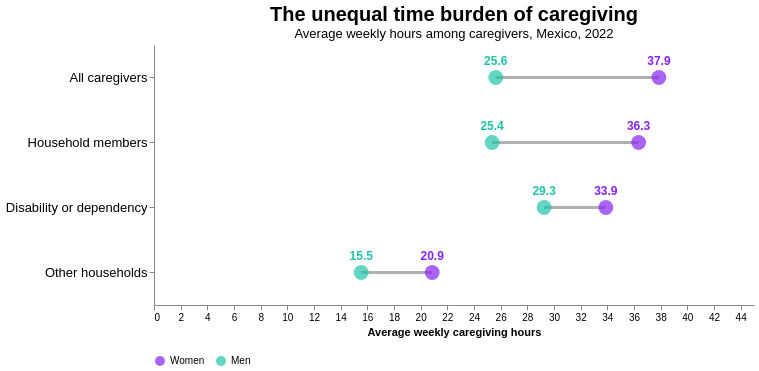

Notebook cell for this chart:
### Code cell
category_order = [
    "All caregivers",
    "Household members",
    "Disability or dependency",
    "Other households"
]

# Base chart
base = alt.Chart(care_long).encode(
    y=alt.Y(
        "category:N",
        sort=category_order,
        title=None,
        axis=alt.Axis(labelFontSize=13)
    ),
    x=alt.X(
        "hours:Q",
        title="Average weekly caregiving hours",
        scale=alt.Scale(domain=[0, 45]),
        axis=alt.Axis(grid=False)
    )
)

# Connecting lines
lines = (
    alt.Chart(care_hours)
    .mark_rule(color="#B0B0B0", strokeWidth=3)
    .encode(
        y=alt.Y("category:N", sort=category_order),
        x="men:Q",
        x2="women:Q"
    )
)

# Gender dots
dots = base.mark_circle(size=220).encode(
    color=alt.Color(
        "gender:N",
        scale=alt.Scale(
            domain=["Women", "Men"],
            range=["#8624f5", "#1fc3aa"]
        ),
        legend=alt.Legend(title=None, orient="bottom")
    ),
    tooltip=[
        "category:N",
        "gender:N",
        alt.Tooltip("hours:Q", title="Hours/week", format=".1f")
    ]
)

# Labels
labels = base.mark_text(
    dy=-17,
    fontSize=12,
    fontWeight="bold"
).encode(
    text=alt.Text("hours:Q", format=".1f"),
    color=alt.Color(
        "gender:N",
        scale=alt.Scale(
            domain=["Women", "Men"],
            range=["#8624f5", "#1fc3aa"]
        ),
        legend=None
    )
)

# Final chart
hours_chart = (
    (lines + dots + labels)
    .properties(
        width=600,
        height=260,
        title=alt.TitleParams(
            text="The unequal time burden of caregiving",
            subtitle="Average weekly hours among caregivers, Mexico, 2022",
            anchor="middle",
            fontSize=20,
            subtitleFontSize=13
        )
    )
    .configure_view(stroke=None)
)

hours_chart

### Figure 1 — Vega-Lite specification as saved in the notebook (floating-point values rounded to 4 significant figures)
{"config": {"view": {"continuousWidth": 300, "continuousHeight": 300, "stroke": null}}, "layer": [{"data": {"name": "data-cb48952eb91f08133ec03697e8517f9a"}, "mark": {"type": "rule", "color": "#B0B0B0", "strokeWidth": 3}, "encoding": {"x": {"field": "men", "type": "quantitative"}, "x2": {"field": "women"}, "y": {"field": "category", "sort": ["All caregivers", "Household members", "Disability or dependency", "Other households"], "type": "nominal"}}}, {"data": {"name": "data-016f7cbdadf388bbf79bf8ab87992a3c"}, "mark": {"type": "circle", "size": 220}, "encoding": {"color": {"field": "gender", "legend": {"orient": "bottom", "title": null}, "scale": {"domain": ["Women", "Men"], "range": ["#8624f5", "#1fc3aa"]}, "type": "nominal"}, "tooltip": [{"field": "category", "type": "nominal"}, {"field": "gender", "type": "nominal"}, {"field": "hours", "format": ".1f", "title": "Hours/week", "type": "quantitative"}], "x": {"axis": {"grid": false}, "field": "hours", "scale": {"domain": [0, 45]}, "title": "Average weekly caregiving hours", "type": "quantitative"}, "y": {"axis": {"labelFontSize": 13}, "field": "category", "sort": ["All caregivers", "Household members", "Disability or dependency", "Other households"], "title": null, "type": "nominal"}}}, {"data": {"name": "data-016f7cbdadf388bbf79bf8ab87992a3c"}, "mark": {"type": "text", "dy": -17, "fontSize": 12, "fontWeight": "bold"}, "encoding": {"color": {"field": "gender", "legend": null, "scale": {"domain": ["Women", "Men"], "range": ["#8624f5", "#1fc3aa"]}, "type": "nominal"}, "text": {"field": "hours", "format": ".1f", "type": "quantitative"}, "x": {"axis": {"grid": false}, "field": "hours", "scale": {"domain": [0, 45]}, "title": "Average weekly caregiving hours", "type": "quantitative"}, "y": {"axis": {"labelFontSize": 13}, "field": "category", "sort": ["All caregivers", "Household members", "Disability or dependency", "Other households"], "title": null, "type": "nominal"}}}], "height": 260, "title": {"text": "The unequal time burden of caregiving", "anchor": "middle", "fontSize": 20, "subtitle": "Average weekly hours among caregivers, Mexico, 2022", "subtitleFontSize": 13}, "width": 600, "$schema": "https://vega.github.io/schema/vega-lite/v6.4.1.json", "datasets": {"data-cb48952eb91f08133ec03697e8517f9a": [{"category": "All caregivers", "women": 37.87, "men": 25.63}, {"category": "Disability or dependency", "women": 33.89, "men": 29.26}, {"category": "Household members", "women": 36.35, "men": 25.36}, {"category": "Other households", "women": 20.86, "men": 15.54}], "data-016f7cbdadf388bbf79bf8ab87992a3c": [{"category": "All caregivers", "gender": "Women", "hours": 37.87}, {"category": "Disability or dependency", "gender": "Women", "hours": 33.89}, {"category": "Household members", "gender": "Women", "hours": 36.35}, {"category": "Other households", "gender": "Women", "hours": 20.86}, {"category": "All caregivers", "gender": "Men", "hours": 25.63}, {"category": "Disability or dependency", "gender": "Men", "hours": 29.26}, {"category": "Household members", "gender": "Men", "hours": 25.36}, {"category": "Other households", "gender": "Men", "hours": 15.54}]}}
